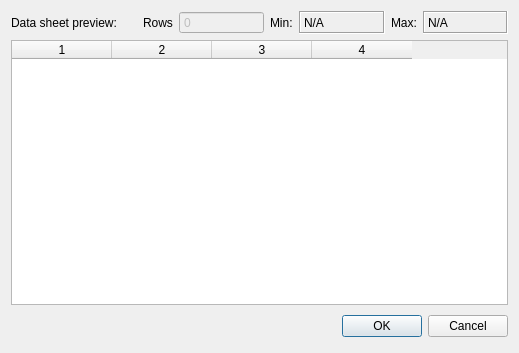
<?xml version="1.0" encoding="UTF-8"?>
<ui version="4.0">
 <class>visatom_newsizepolicyForm</class>
 <widget class="QDialog" name="visatom_newsizepolicyForm">
  <property name="geometry">
   <rect>
    <x>0</x>
    <y>0</y>
    <width>519</width>
    <height>353</height>
   </rect>
  </property>
  <property name="windowTitle">
   <string>Dialog</string>
  </property>
  <property name="windowIcon">
   <iconset resource="visatom2017.qrc">
    <normaloff>:/VisAtom2017/VisAtoms21.ico</normaloff>:/VisAtom2017/VisAtoms21.ico</iconset>
  </property>
  <layout class="QVBoxLayout" name="verticalLayout">
   <item>
    <layout class="QVBoxLayout" name="verticalLayout_2">
     <item>
      <layout class="QHBoxLayout" name="horizontalLayout">
       <item>
        <widget class="QLabel" name="label">
         <property name="text">
          <string>Data sheet preview:</string>
         </property>
         <property name="scaledContents">
          <bool>false</bool>
         </property>
        </widget>
       </item>
       <item>
        <spacer name="horizontalSpacer">
         <property name="orientation">
          <enum>Qt::Horizontal</enum>
         </property>
         <property name="sizeType">
          <enum>QSizePolicy::Fixed</enum>
         </property>
         <property name="sizeHint" stdset="0">
          <size>
           <width>20</width>
           <height>20</height>
          </size>
         </property>
        </spacer>
       </item>
       <item>
        <widget class="QLabel" name="label_2">
         <property name="sizePolicy">
          <sizepolicy hsizetype="Fixed" vsizetype="Preferred">
           <horstretch>0</horstretch>
           <verstretch>0</verstretch>
          </sizepolicy>
         </property>
         <property name="text">
          <string>Rows</string>
         </property>
        </widget>
       </item>
       <item>
        <widget class="QSpinBox" name="numrowSpinBox">
         <property name="enabled">
          <bool>false</bool>
         </property>
         <property name="sizePolicy">
          <sizepolicy hsizetype="Expanding" vsizetype="Fixed">
           <horstretch>0</horstretch>
           <verstretch>0</verstretch>
          </sizepolicy>
         </property>
         <property name="readOnly">
          <bool>false</bool>
         </property>
         <property name="buttonSymbols">
          <enum>QAbstractSpinBox::NoButtons</enum>
         </property>
         <property name="maximum">
          <number>9999999</number>
         </property>
        </widget>
       </item>
       <item>
        <widget class="QLabel" name="label_36">
         <property name="sizePolicy">
          <sizepolicy hsizetype="Fixed" vsizetype="Preferred">
           <horstretch>0</horstretch>
           <verstretch>0</verstretch>
          </sizepolicy>
         </property>
         <property name="text">
          <string>Min:</string>
         </property>
        </widget>
       </item>
       <item>
        <widget class="QLabel" name="dataminLabel">
         <property name="enabled">
          <bool>true</bool>
         </property>
         <property name="sizePolicy">
          <sizepolicy hsizetype="Expanding" vsizetype="Preferred">
           <horstretch>0</horstretch>
           <verstretch>0</verstretch>
          </sizepolicy>
         </property>
         <property name="frameShape">
          <enum>QFrame::Box</enum>
         </property>
         <property name="frameShadow">
          <enum>QFrame::Sunken</enum>
         </property>
         <property name="text">
          <string>N/A</string>
         </property>
        </widget>
       </item>
       <item>
        <widget class="QLabel" name="label_37">
         <property name="sizePolicy">
          <sizepolicy hsizetype="Fixed" vsizetype="Preferred">
           <horstretch>0</horstretch>
           <verstretch>0</verstretch>
          </sizepolicy>
         </property>
         <property name="text">
          <string>Max:</string>
         </property>
        </widget>
       </item>
       <item>
        <widget class="QLabel" name="datamaxLabel">
         <property name="sizePolicy">
          <sizepolicy hsizetype="Expanding" vsizetype="Preferred">
           <horstretch>0</horstretch>
           <verstretch>0</verstretch>
          </sizepolicy>
         </property>
         <property name="frameShape">
          <enum>QFrame::Box</enum>
         </property>
         <property name="frameShadow">
          <enum>QFrame::Sunken</enum>
         </property>
         <property name="text">
          <string>N/A</string>
         </property>
        </widget>
       </item>
      </layout>
     </item>
     <item>
      <widget class="QTableWidget" name="datasheetTableWidget">
       <property name="enabled">
        <bool>true</bool>
       </property>
       <property name="minimumSize">
        <size>
         <width>0</width>
         <height>260</height>
        </size>
       </property>
       <property name="autoFillBackground">
        <bool>true</bool>
       </property>
       <property name="editTriggers">
        <set>QAbstractItemView::NoEditTriggers</set>
       </property>
       <property name="alternatingRowColors">
        <bool>true</bool>
       </property>
       <property name="selectionMode">
        <enum>QAbstractItemView::SingleSelection</enum>
       </property>
       <property name="selectionBehavior">
        <enum>QAbstractItemView::SelectColumns</enum>
       </property>
       <property name="verticalScrollMode">
        <enum>QAbstractItemView::ScrollPerPixel</enum>
       </property>
       <property name="horizontalScrollMode">
        <enum>QAbstractItemView::ScrollPerPixel</enum>
       </property>
       <property name="gridStyle">
        <enum>Qt::DotLine</enum>
       </property>
       <property name="rowCount">
        <number>0</number>
       </property>
       <property name="columnCount">
        <number>4</number>
       </property>
       <attribute name="horizontalHeaderCascadingSectionResizes">
        <bool>true</bool>
       </attribute>
       <attribute name="horizontalHeaderShowSortIndicator" stdset="0">
        <bool>false</bool>
       </attribute>
       <attribute name="horizontalHeaderStretchLastSection">
        <bool>false</bool>
       </attribute>
       <attribute name="verticalHeaderCascadingSectionResizes">
        <bool>true</bool>
       </attribute>
       <attribute name="verticalHeaderShowSortIndicator" stdset="0">
        <bool>false</bool>
       </attribute>
       <attribute name="verticalHeaderStretchLastSection">
        <bool>false</bool>
       </attribute>
       <column/>
       <column/>
       <column/>
       <column/>
      </widget>
     </item>
    </layout>
   </item>
   <item>
    <layout class="QHBoxLayout">
     <property name="spacing">
      <number>6</number>
     </property>
     <property name="leftMargin">
      <number>0</number>
     </property>
     <property name="topMargin">
      <number>0</number>
     </property>
     <property name="rightMargin">
      <number>0</number>
     </property>
     <property name="bottomMargin">
      <number>0</number>
     </property>
     <item>
      <spacer>
       <property name="orientation">
        <enum>Qt::Horizontal</enum>
       </property>
       <property name="sizeHint" stdset="0">
        <size>
         <width>131</width>
         <height>31</height>
        </size>
       </property>
      </spacer>
     </item>
     <item>
      <widget class="QPushButton" name="okButton">
       <property name="text">
        <string>OK</string>
       </property>
      </widget>
     </item>
     <item>
      <widget class="QPushButton" name="cancelButton">
       <property name="text">
        <string>Cancel</string>
       </property>
      </widget>
     </item>
    </layout>
   </item>
  </layout>
 </widget>
 <resources>
  <include location="visatom2017.qrc"/>
 </resources>
 <connections>
  <connection>
   <sender>okButton</sender>
   <signal>clicked()</signal>
   <receiver>visatom_newsizepolicyForm</receiver>
   <slot>accept()</slot>
   <hints>
    <hint type="sourcelabel">
     <x>278</x>
     <y>253</y>
    </hint>
    <hint type="destinationlabel">
     <x>96</x>
     <y>254</y>
    </hint>
   </hints>
  </connection>
  <connection>
   <sender>cancelButton</sender>
   <signal>clicked()</signal>
   <receiver>visatom_newsizepolicyForm</receiver>
   <slot>reject()</slot>
   <hints>
    <hint type="sourcelabel">
     <x>369</x>
     <y>253</y>
    </hint>
    <hint type="destinationlabel">
     <x>179</x>
     <y>282</y>
    </hint>
   </hints>
  </connection>
  <connection>
   <sender>datasheetTableWidget</sender>
   <signal>itemSelectionChanged()</signal>
   <receiver>visatom_newsizepolicyForm</receiver>
   <slot>OnTableSelected()</slot>
   <hints>
    <hint type="sourcelabel">
     <x>259</x>
     <y>170</y>
    </hint>
    <hint type="destinationlabel">
     <x>259</x>
     <y>176</y>
    </hint>
   </hints>
  </connection>
 </connections>
 <slots>
  <slot>OnTableSelected()</slot>
 </slots>
</ui>
